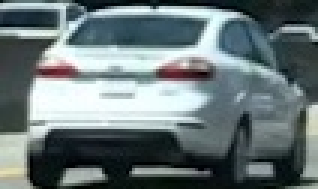
#> input picture Vehicle-Detection-and-Tracking/practice/cutout1.jpg, 106 x 63 px (shown 3 times larger)
$ jupyter execute practice.ipynb   (older library calls are emulated)
#> lines starting #> are read from the running program, lines starting #| are printed output that depends on the picture
[cell 1]
import matplotlib.image as mpimg
import numpy as np
import cv2

[cell 2]
# Read in the image
image = mpimg.imread('cutout1.jpg')
#> image is the input picture: shape (63, 106, 3); mean R, G, B 105.4, 118.5, 120.3

# Take histograms in R, G, and B
rhist = np.histogram(image[:,:,0], bins=32, range=(0, 256))
ghist = np.histogram(image[:,:,1], bins=32, range=(0, 256))
bhist = np.histogram(image[:,:,2], bins=32, range=(0, 256))

[cell 3]
rhist[0]
#> Out = 32 values, max 448 at index 1, min 49 at index 31, mean 208.7

[cell 4]
rhist[1]
#> Out = 33 values from 0 to 256

[cell 5]
bin_edges = rhist[1]
#> bin_edges = 33 values from 0 to 256

[cell 6]
bin_edges[1:]
#> Out = 32 values from 8 to 256

[cell 7]
bin_edges[0:len(bin_edges)-1]
#> Out = 32 values from 0 to 248

[cell 8]
bin_centers = (bin_edges[1:]  + bin_edges[0:len(bin_edges)-1])/2
#> bin_centers = 32 values from 4 to 252
bin_centers
#> Out = 32 values from 4 to 252

[cell 9]
np.concatenate((rhist[0], ghist[0], bhist[0]))
#> Out = 96 values, max 634 at index 95, min 49 at index 31, mean 208.7

[cell 10]
image.shape
#> Out = (63, 106, 3)

[cell 11]
max(image.shape[0], image.shape[1], 64) / 64
#> Out = 1.66

[cell 12]
106 / 64

[cell 13]
scale = max(image.shape[0], image.shape[1], 64) / 64
#> scale = 1.66
img_small = cv2.resize(image, (np.int(image.shape[1] / scale), np.int(image.shape[0] / scale)), interpolation=cv2.INTER_NEAREST)
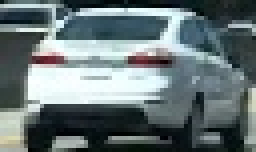
#> img_small: shape (38, 64, 3) (shown 4 times larger); mean R, G, B 103.8, 117, 118.8

[cell 14]
img_small.shape
#> Out = (38, 64, 3)

[cell 15]
image = mpimg.imread('test_img.jpg')
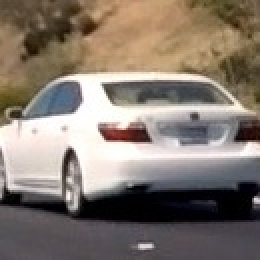
#> input picture Vehicle-Detection-and-Tracking/practice/test_img.jpg, 130 x 130 px (shown 2 times larger)
#> image is the input picture: shape (130, 130, 3); mean R, G, B 132.3, 121, 111.2
small_img = cv2.resize(image, (32, 32))
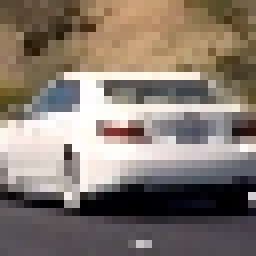
#> small_img: shape (32, 32, 3) (shown 8 times larger); mean R, G, B 132.9, 121.6, 111.7
print(small_img.shape)
#| (32, 32, 3)

[cell 16]
small_img.ravel()
#> Out = 3072 values, max 255 at index 891, min 0 at index 2346, mean 122.1

[cell 17]
img = mpimg.imread('test6.jpg')
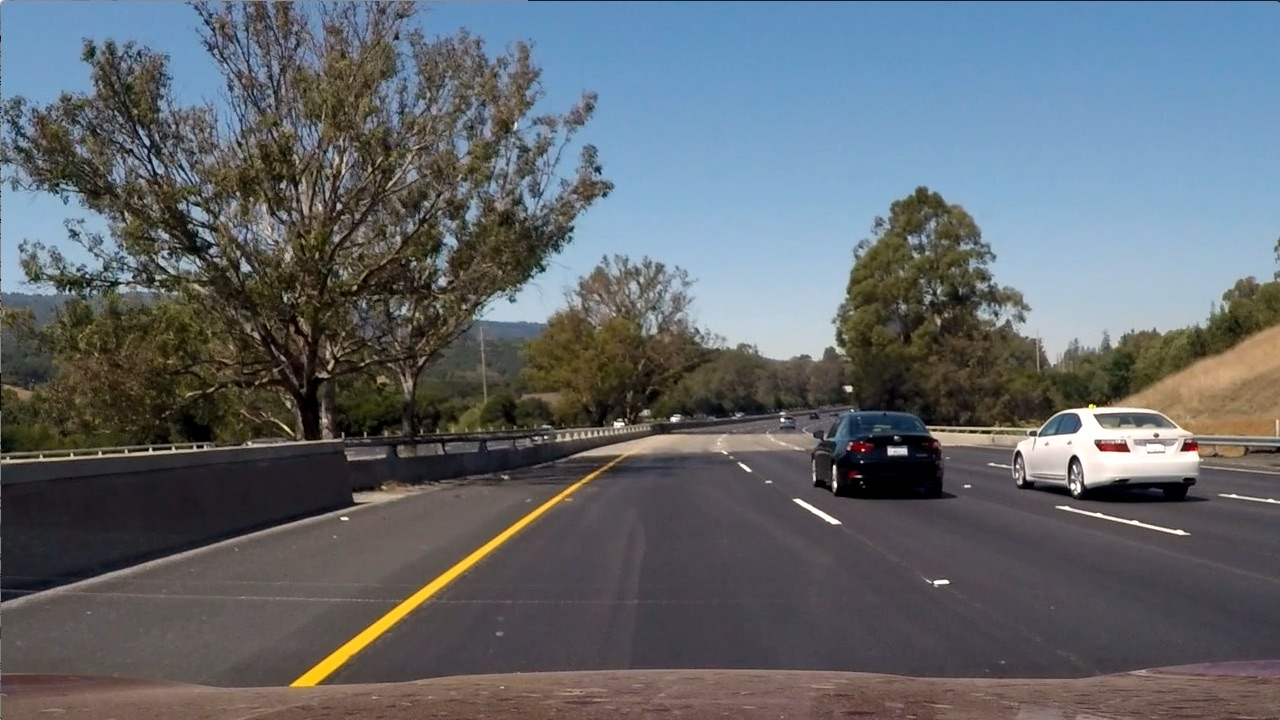
#> input picture Vehicle-Detection-and-Tracking/practice/test6.jpg, 1280 x 720 px
#> img is the input picture: shape (720, 1280, 3); mean R, G, B 97, 102.6, 107.9
draw_img = np.copy(img)

[cell 18]
draw_img.shape
#> Out = (720, 1280, 3)

[cell 19]
img = img.astype(np.float32)/255

[cell 20]
ystart = 400
ystop = 656
scale = 1.5
img_tosearch = img[ystart:ystop,:,:]
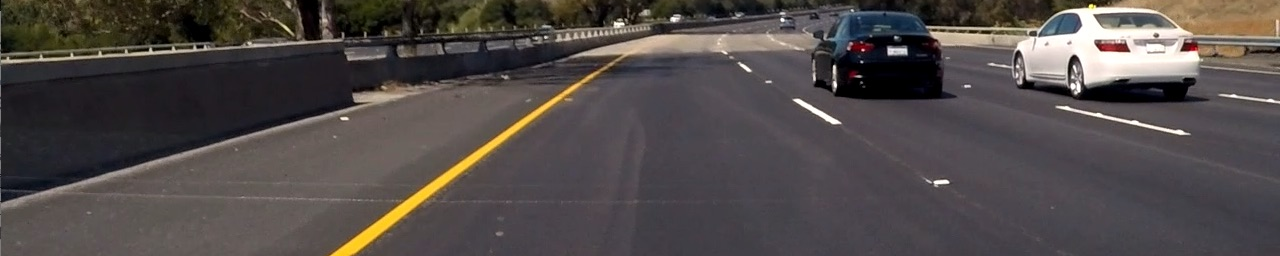
#> img_tosearch: shape (256, 1280, 3) float32; mean R, G, B 0.317, 0.292, 0.287

[cell 21]
img_tosearch.shape
#> Out = (256, 1280, 3)

[cell 22]
import numpy as np
import cv2
from skimage.feature import hog

def convert_color(img, conv='RGB2YCrCb'):
#> called with conv = 'RGB2YCrCb'
    if conv == 'RGB2YCrCb':
        return cv2.cvtColor(img, cv2.COLOR_RGB2YCrCb)
#> returned value: shape (256, 1280, 3) float32; mean of channels 0, 1, 2 0.299, 0.512, 0.493
    if conv == 'BGR2YCrCb':
        return cv2.cvtColor(img, cv2.COLOR_BGR2YCrCb)
    if conv == 'RGB2LUV':
        return cv2.cvtColor(img, cv2.COLOR_RGB2LUV)

def get_hog_features(img, orient, pix_per_cell, cell_per_block,
                        vis=False, feature_vec=True):
    # Call with two outputs if vis==True
    if vis == True:
        features, hog_image = hog(img, orientations=orient,
                                  pixels_per_cell=(pix_per_cell, pix_per_cell),
                                  cells_per_block=(cell_per_block, cell_per_block),
                                  transform_sqrt=False,
                                  visualise=vis, feature_vector=feature_vec)
        return features, hog_image
    # Otherwise call with one output
    else:
        features = hog(img, orientations=orient,
                       pixels_per_cell=(pix_per_cell, pix_per_cell),
                       cells_per_block=(cell_per_block, cell_per_block),
                       transform_sqrt=False,
                       visualise=vis, feature_vector=feature_vec)
        return features

def bin_spatial(img, size=(32, 32)):
    color1 = cv2.resize(img[:,:,0], size).ravel()
    color2 = cv2.resize(img[:,:,1], size).ravel()
    color3 = cv2.resize(img[:,:,2], size).ravel()
    return np.hstack((color1, color2, color3))

def color_hist(img, nbins=32):    #bins_range=(0, 256)
    # Compute the histogram of the color channels separately
    channel1_hist = np.histogram(img[:,:,0], bins=nbins)
    channel2_hist = np.histogram(img[:,:,1], bins=nbins)
    channel3_hist = np.histogram(img[:,:,2], bins=nbins)
    # Concatenate the histograms into a single feature vector
    hist_features = np.concatenate((channel1_hist[0], channel2_hist[0], channel3_hist[0]))
    # Return the individual histograms, bin_centers and feature vector
    return hist_features

[cell 23]
ctrans_tosearch = convert_color(img_tosearch, conv='RGB2YCrCb')

[cell 24]
if scale != 1:
    imshape = ctrans_tosearch.shape
#> imshape = (256, 1280, 3)
    ctrans_tosearch = cv2.resize(ctrans_tosearch, (np.int(imshape[1]/scale), np.int(imshape[0]/scale)))
#> ctrans_tosearch: shape (170, 853, 3) float32; mean of channels 0, 1, 2 0.299, 0.513, 0.493

[cell 25]
ctrans_tosearch.shape

[cell 26]
ch1 = ctrans_tosearch[:,:,0]
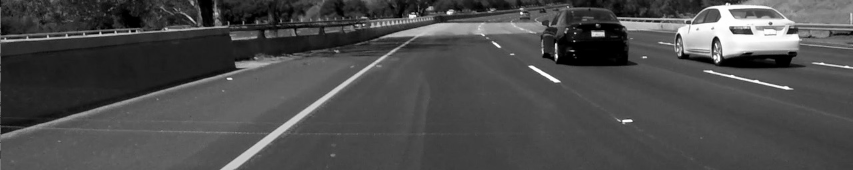
#> ch1: shape (170, 853) float32; min 0, max 1, mean 0.299
ch2 = ctrans_tosearch[:,:,1]
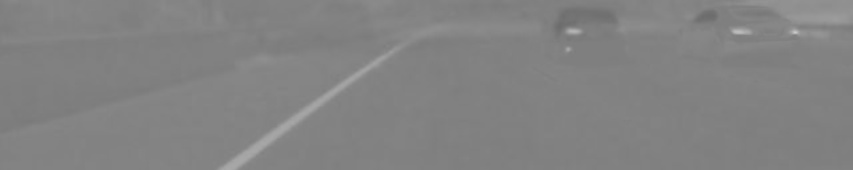
#> ch2: shape (170, 853) float32; min 0.425, max 0.791, mean 0.513
ch3 = ctrans_tosearch[:,:,2]
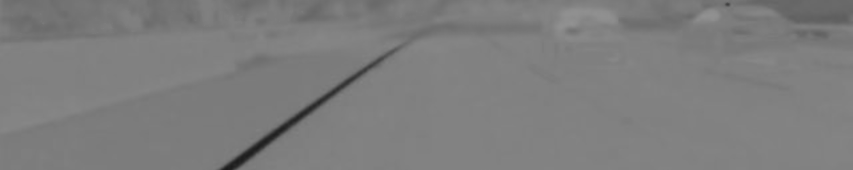
#> ch3: shape (170, 853) float32; min 0.106, max 0.576, mean 0.493

[cell 27]
ch1.shape

[cell 28]
orient = 9
pix_per_cell = 8
cell_per_block = 2
nxblocks = (ch1.shape[1] // pix_per_cell) - cell_per_block + 1
nyblocks = (ch1.shape[0] // pix_per_cell) - cell_per_block + 1
nfeat_per_block = orient*cell_per_block**2

[cell 29]
window = 64
nblocks_per_window = (window // pix_per_cell) - cell_per_block + 1
cells_per_step = 2  # Instead of overlap, define how many cells to step
nxsteps = (nxblocks - nblocks_per_window) // cells_per_step
nysteps = (nyblocks - nblocks_per_window) // cells_per_step
